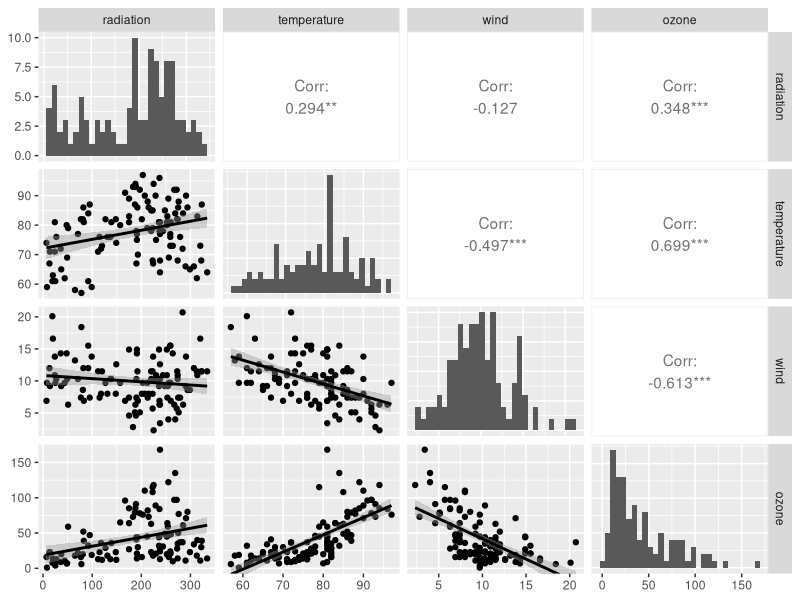

This figure's R source:
## ---- chunk 1
library(tidyr)
library(tidyverse)
library(ggplot2)
library(GGally)

ozone = read_csv("ozone.csv")
## ---- chunk 2
  
summary(ozone)

## ---- chunk 3
    

ggpairs(ozone,
        lower = list(continuous = "smooth"),
        diag=list(continuous = "barDiag"),
        axisLabels= "show")


## ---- chunk 4
    
model = lm(ozone ~ radiation + temperature + wind, data = ozone)

summary(model)

##we can observe that the intercept so when  	

##residuals are the values of the differences between
## the line we made and the observations

## the coefficients are the point estimations
## intercept is the beta0 and the wt is the beta1


## ---- chunk 5
    



## ---- chunk 6
    



